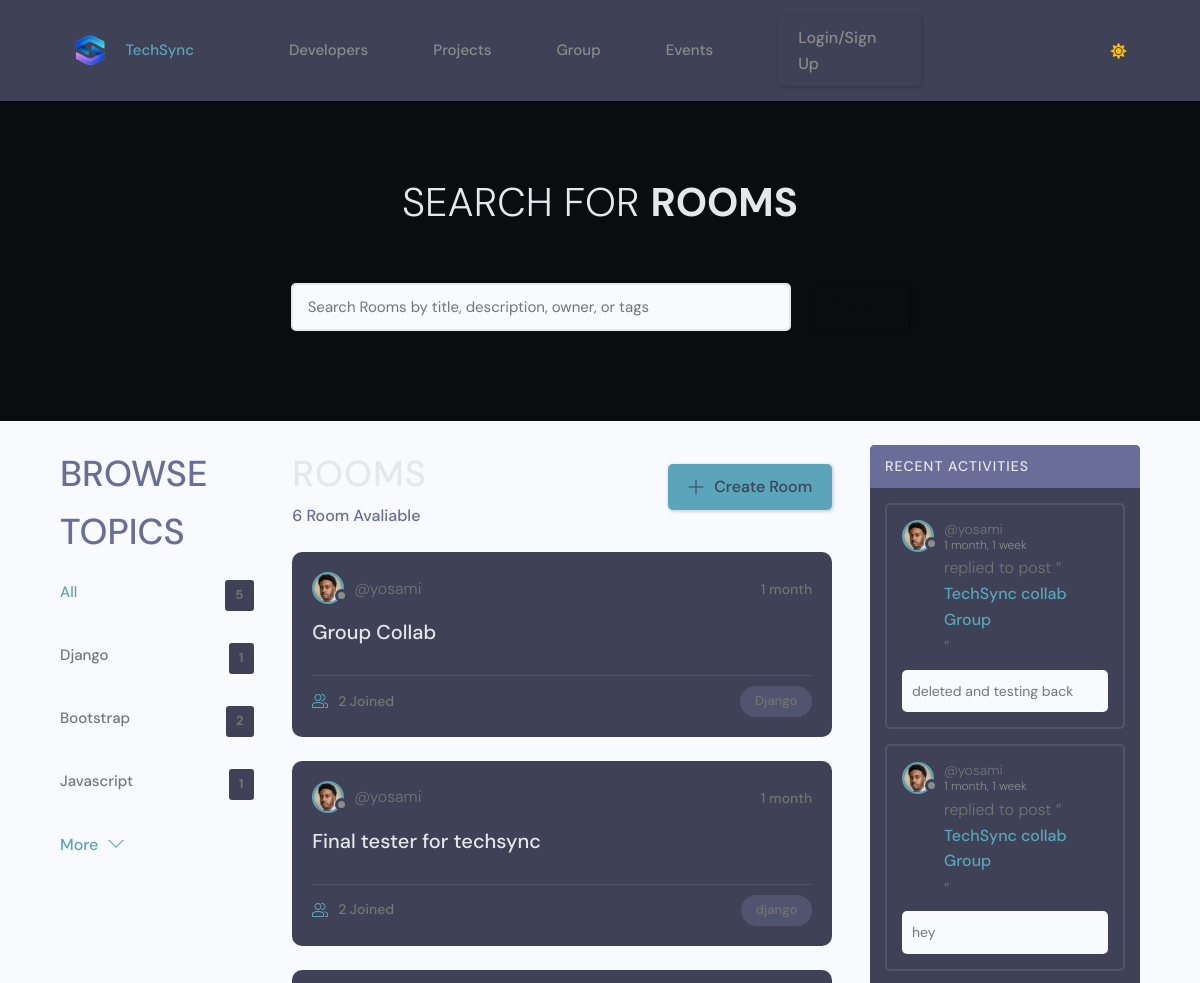
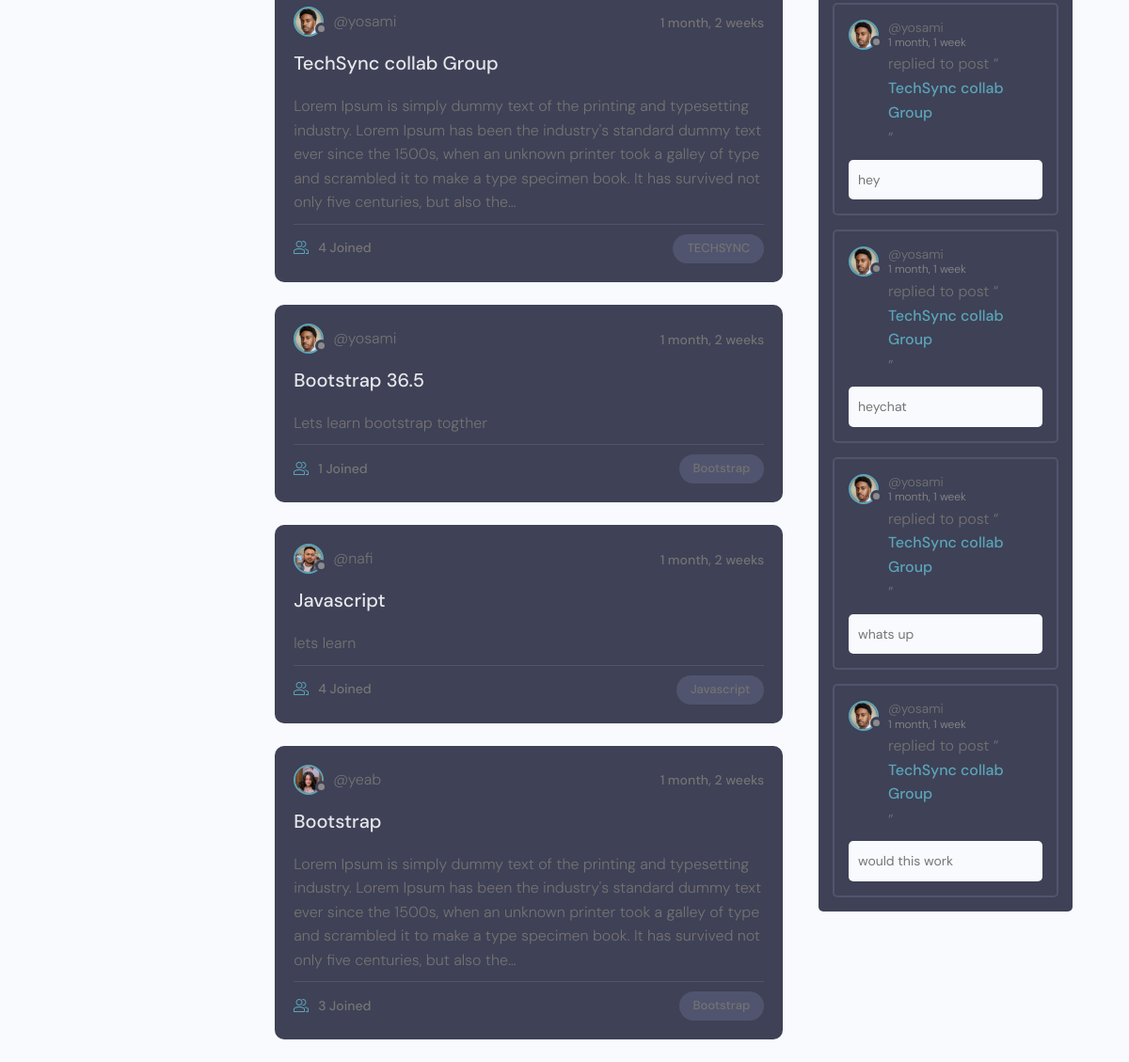
Before: /group/ with the older database file (2 pictures, top to bottom).
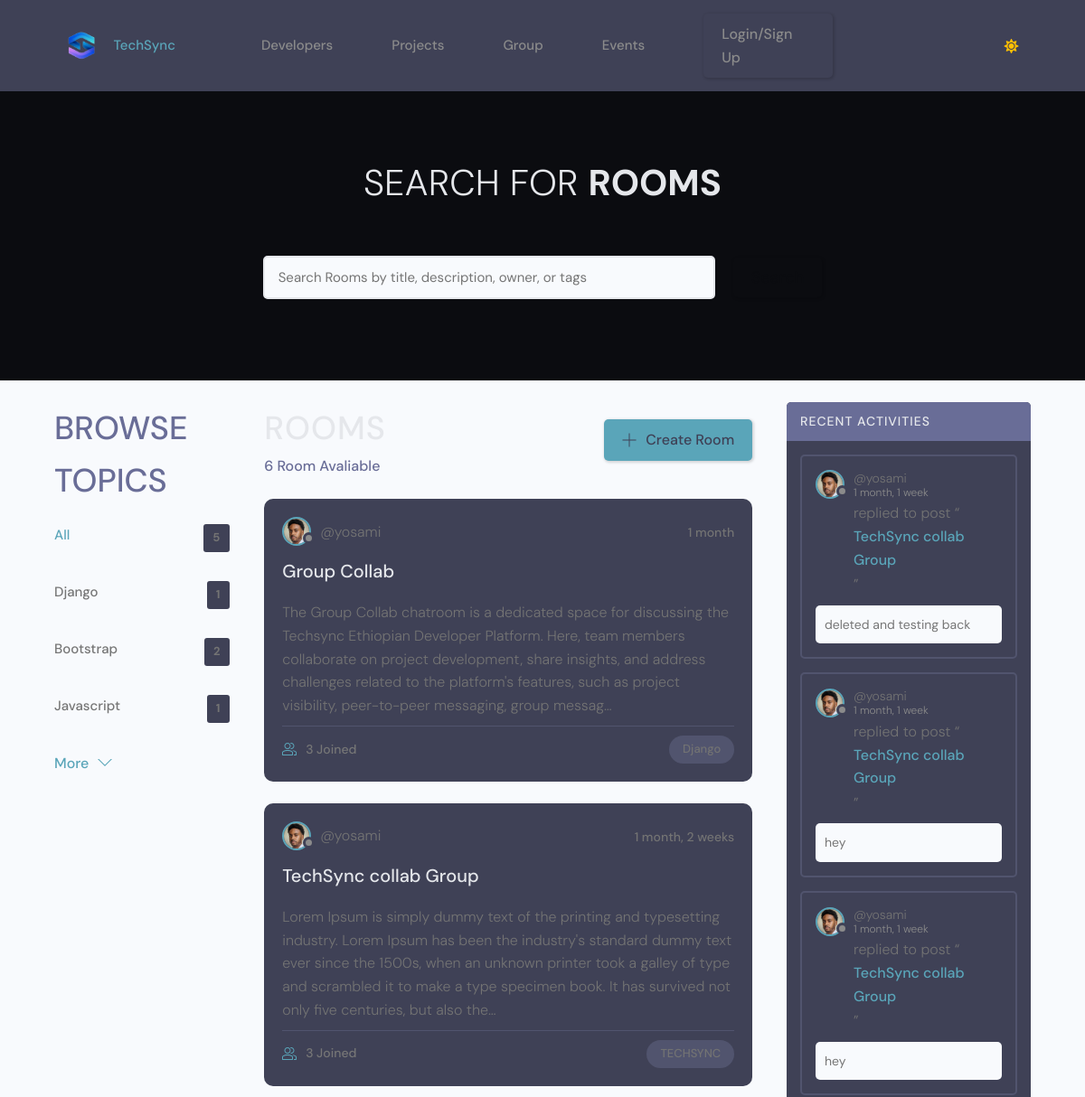
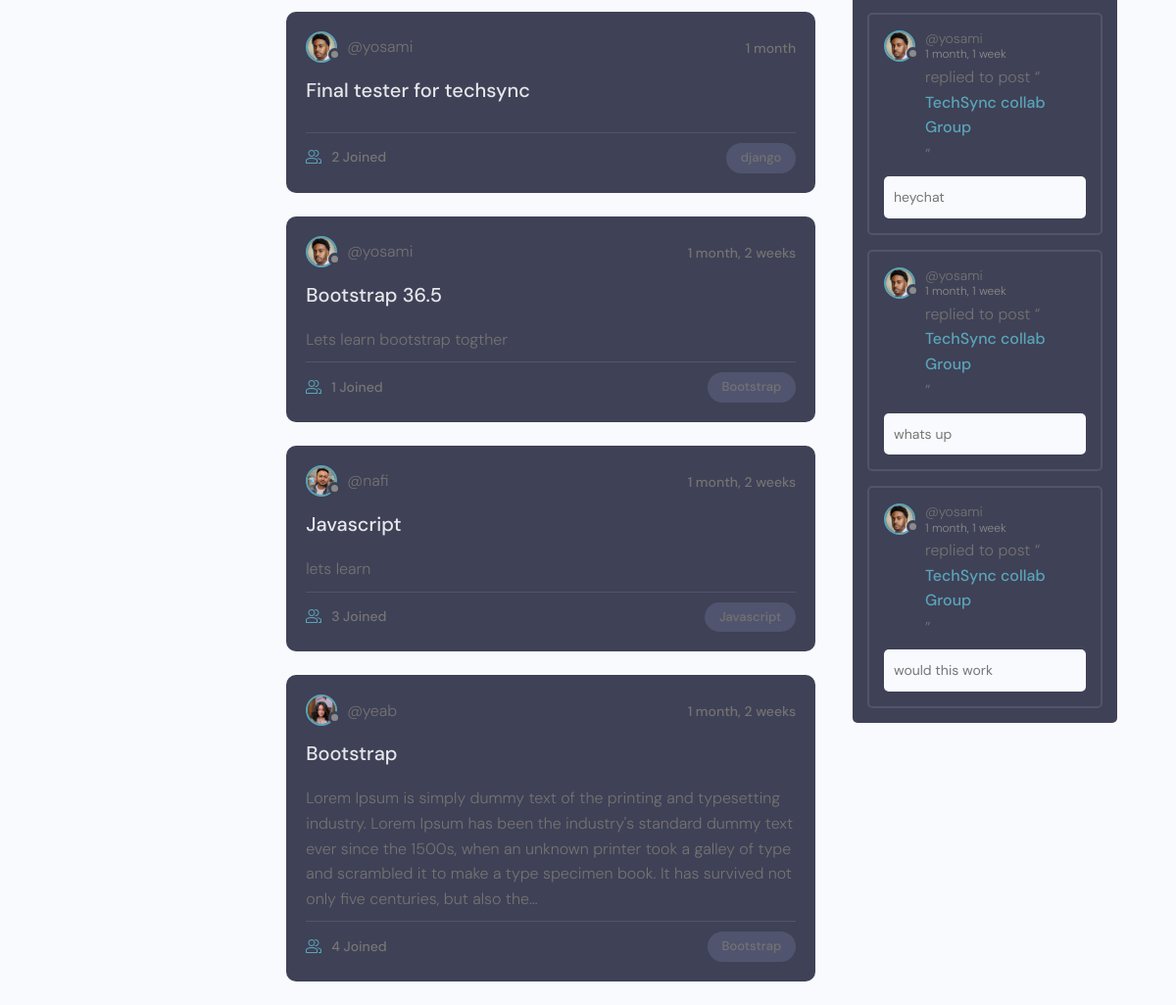
After: the same page with the newer database file (2 pictures, top to bottom).
### group/models.py (models this page shows, shortened)
class Topic(models.Model):
    name = models.CharField(max_length=200)

class Room(models.Model):
    id = models.UUIDField(default=uuid.uuid4, primary_key=True, unique=True, editable=False, )
    host = models.ForeignKey(User, on_delete=models.SET_NULL, null=True)
    topic = models.ForeignKey(Topic, on_delete=models.SET_NULL, null=True)
    name = models.CharField(max_length=200)
    description = models.TextField(null=True, blank=True)
    participants = models.ManyToManyField(User, related_name='participants', blank=True)
    users_online = models.ManyToManyField(User, related_name='online_in_rooms', blank=True)
    updated = models.DateTimeField(auto_now=True)
    created = models.DateTimeField(auto_now_add=True)
    class Meta:
        ordering = ['-updated', '-created']
    def __str__(self):
        return self.name

class Message(models.Model):
    id = models.UUIDField(default=uuid.uuid4, primary_key=True, unique=True, editable=False, )
    user = models.ForeignKey(User, on_delete=models.CASCADE)
    room = models.ForeignKey(Room, on_delete=models.CASCADE)
    body = models.TextField(default='')
    file = models.FileField(upload_to='files/', blank=True, null=True)
    updated = models.DateTimeField(auto_now=True)
    created = models.DateTimeField(auto_now_add=True)
    class Meta:
        ordering = ['updated', 'created']

### users/models.py (models this page shows, shortened)
class User(AbstractUser):
    email = models.EmailField(unique=True)
    is_event_organizer = models.BooleanField(default=False)
    is_event_moderator = models.BooleanField(default=False)
    is_speaker = models.BooleanField(default=False)  # Flag to identify if user is a speaker (remove it there is no need for it)
    is_recruiter = models.BooleanField(default=False)
    is_applicant = models.BooleanField(default=False)
    has_resume = models.BooleanField(default=False)
    has_company = models.BooleanField(default=False)

class Profile(models.Model):
    id = models.UUIDField(default=uuid.uuid4, primary_key=True, unique=True, editable=False, )
    user = models.OneToOneField(User, on_delete=models.CASCADE,null=True,blank=True)
    name = models.CharField(max_length=200, blank=True,null=True)
    username = models.CharField(max_length=200, blank=True,null=True,unique=True)
    headline = models.CharField(max_length=200, blank=True,null=True)
    about = models.TextField(blank=True, null=True)
    location = models.CharField(max_length=200, blank=True,null=True)
    profile_image = models.ImageField(null=True, blank=True,upload_to='profiles', default='default_profile.png')
    github_link = models.CharField(max_length=200, blank=True,null=True)
    twitter_link = models.CharField(max_length=200, blank=True,null=True)
    linkedin_link = models.CharField(max_length=200, blank=True,null=True)
    personal_link = models.CharField(max_length=200, blank=True,null=True)
    phone_regex = RegexValidator(
    regex=r'^\+?1?\d{9,15}$',
    message="Phone number must be entered in the format: '+999999999'. Up to 15 digits allowed."
    )
    phone_number = models.CharField(validators=[phone_regex], max_length=17, blank=True)  # validators should be a list
    created_at = models.DateTimeField(auto_now_add=True)

### group/views.py (the view)
# urls.py: path('', views.chat_view, name='chat-home'),
def home(request):
    q = request.GET.get('q') if request.GET.get('q') != None else ''
    q = q.lower()  # convert query to lowercase
    rooms = Room.objects.annotate(
        lower_topic=Lower('topic__name'),
        lower_name=Lower('name'),
        lower_description=Lower('description')
    ).filter(
        Q(lower_topic__icontains=q) |
        Q(lower_name__icontains=q) |
        Q(lower_description__icontains=q)
    )
    topics = Topic.objects.all()[0:5]
    room_count = rooms.count()
    room_messages = Message.objects.filter(Q(room__topic__name__icontains=q))
    context = {
        'rooms': rooms,
        'topics': topics,
        'room_count': room_count,
        'room_messages': room_messages,
    }
    return render(request, 'group/home.html', context)

### techsync/context_processors.py (called while the page is built, shortened)
def navbar_data(request):
    profile = event_organizer = event_moderator = None
    return {
        'profile': profile,
        'event_organizer': event_organizer,
        'event_moderator': event_moderator,
    }

### templates/group/home.html (shortened to what this page needs)
{% extends "main/main.html" %}
{% block content%}
{% include "group/navbar.html" %}
    <main class="layout layout--3">
      <div class="container">
  {% include "group/topic_component.html" %}
        <div class="roomList">
          <div class="roomList__header">
            <div>
              <h2>Rooms</h2>
              <p>{{room_count}} Room Avaliable</p>
            </div>
            <a class="btn btn--main" href="{% url 'create-room' %}">
              <svg version="1.1" xmlns="http://www.w3.org/2000/svg" width="32" height="32" viewBox="0 0 32 32">
                <title>add</title>
                <path
                  d="M16.943 0.943h-1.885v14.115h-14.115v1.885h14.115v14.115h1.885v-14.115h14.115v-1.885h-14.115v-14.115z"
                ></path>
              </svg>
              Create Room
            </a>
          </div>
{% include "group/feed_component.html" %}
        </div>
{% include "group/activity_component.html" %}
      </div>
    </main>
{% endblock content %}

### templates/group/topic_component.html
<div class="topics">
    <div class="topics__header">
      <h2>Browse Topics</h2>
    </div>
    <ul class="topics__list">
      <li>
        <a href="{% url 'home-group'%}" class="active">All <span>{{topics.count}}</span></a>
      </li>
    {% for topic in topics %}
        {% if topic.room_set.all.count > 0 %}
        <li>
            <a href="{% url 'home-group'%}?q={{topic.name}}">{{topic.name}}<span>{{topic.room_set.all.count}}</span></a>
        </li>
        {% endif %}
      {% endfor %}
    </ul>
    <a class="btn btn--link" href="{% url 'topics'%}">
      More
      <svg version="1.1" xmlns="http://www.w3.org/2000/svg" width="32" height="32" viewBox="0 0 32 32">
        <title>chevron-down</title>
        <path d="M16 21l-13-13h-3l16 16 16-16h-3l-13 13z"></path>
      </svg>
    </a>
  </div>

### templates/group/feed_component.html (shortened to what this page needs)
{% for room in rooms %}
<div class="roomListRoom">
    <div class="roomListRoom__header">
      <a href="" class="roomListRoom__author">
        <div class="avatar avatar--small">
          <img src="{{room.host.profile.profile_image.url}}" />
        </div>
        <span>@{{room.host.username}}</span>
      </a>
      <div class="roomListRoom__actions">
        <span>{{room.created|timesince}}</span>
      </div>
    </div>
    <div class="roomListRoom__content">
      <a href="{% url 'room' room.id %}">{{room.name}}</a>
      <p>
        {{room.description|truncatechars:300}}
      </p>
    </div>
    <div class="roomListRoom__meta">
      <a href="{% url 'room' room.id %}" class="roomListRoom__joined">
        {{room.participants.all.count}} Joined
      </a>
      <p class="roomListRoom__topic">{{room.topic.name}}</p>
    </div>
  </div>
{% endfor %}

### templates/group/activity_component.html (shortened to what this page needs)
<div class="activities">
    <div class="activities__header">
      <h2>Recent Activities</h2>
    </div>
    {% for message in room_messages|slice:":6" %}
    <div class="activities__box">
      <div class="activities__boxHeader roomListRoom__header">
        <a href="{% url 'user-profile' message.user.profile.id %}" class="roomListRoom__author">
          <div class="avatar avatar--small">
            <img src="{{message.user.profile.profile_image.url}}" />
          </div>
          <p>
            @{{message.user}}
            <span> {{ message.created|timesince }}</span>
          </p>
        </a>
      </div>
      <div class="activities__boxContent">
        <p>replied to post “<a href="{% url 'room' message.room.id %}">{{message.room}}</a>”</p>
        <div class="activities__boxRoomContent">
          {{message.body|truncatechars:100}}
        </div>
      </div>
    </div>
    {% endfor %}
  </div>

Changed rows visible on the page:
changed Room "Group Collab": description (not shown) → "The Group Collab chatroom is a dedicated space for discussing the Techsync Ethiopian Developer Platform. Here, team members collaborate on project development, share insights, and address challenges related to the platform's features, such as project visibility, peer-to-peer messaging, group messag…"; participants.all.count "2" → "3"
changed Room "TechSync collab Group": participants.all.count "4" → "3"; moves up the list
computed for Room "Javascript": participants.all.count "4" → "3"
computed for Room "yeab": participants.all.count "3" → "4"
